Frame 1 (no input): blank canvas, image omitted
Frame 60 (the mouse pressed at the canvas centre just before this capture): blank canvas, image omitted
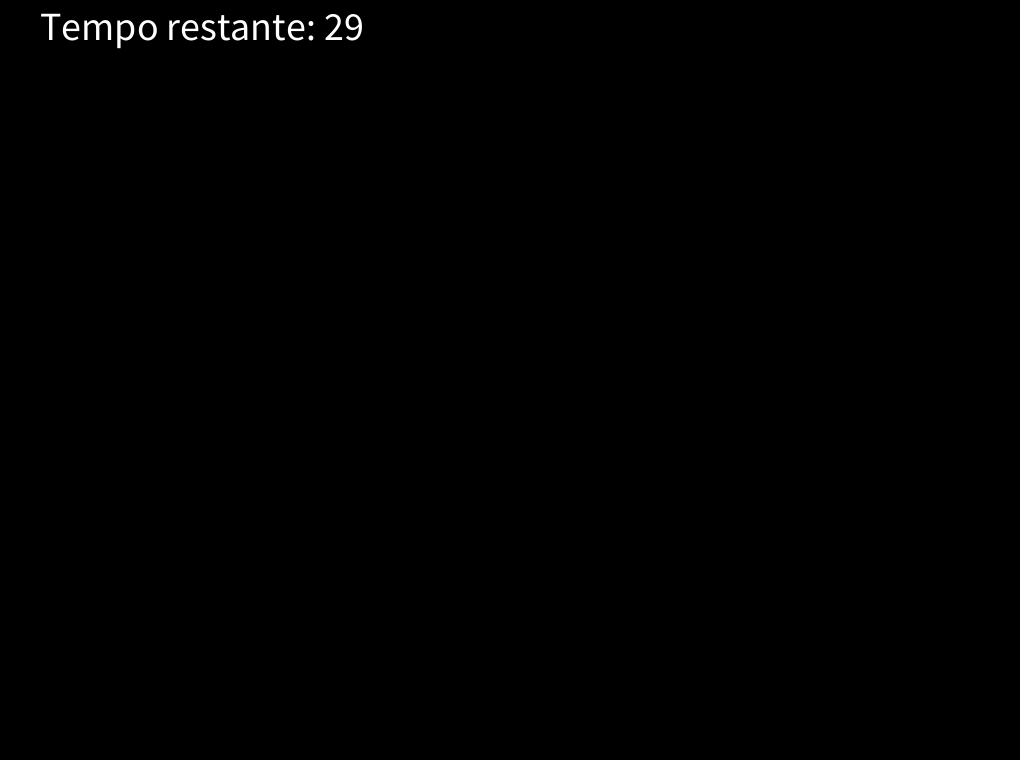
Frame 120 (the mouse held since frame 60 and released just before this capture)

The Processing sketch whose frames 1 and 60 were blank and that drew this single picture after the mouse press (run headless with seeded random() and noise(); from frame 60 on, the mouse is pressed at the canvas centre):

// Processing sketch: Main
// ── Main.pde
String screen = "menu"; // starts on "menu", go to "game", ends on "gameover"

// countdown timer
int secondsDown;
int timer;
int interval = 30000; //  it's in milliseconds

int startTime;

Monster monster = new Monster(200,200);

void setup()
{
  size(1020, 760);
  textSize(40);
}

void draw()
{
  update(); // i'll use spefic funcions for each screen. e.g. updateGame()
  render(); // handles the update() while screen == game
}

void update()
{
  if(screen == "game")
  {
    updateGame();
  }
}

void render()
{
  if(screen == "menu")
  {
    renderMenu();
  }
  if(screen == "game")
  {
    renderGame();
  }
  
}

void renderMenu()
{
  background(175,100,0);
}

void startGame() // called at the start of the game
{
  screen = "game";
  startTime = millis();
  timer= millis();
}

void updateGame()
{
  
  //int elapsedTime = millis() - startTime;
  
  
  if (millis() - timer > interval) 
  {
   startTime = millis();
   //text(secondsDown, 150, 195);
  }
  int elapsedSeconds = (millis() - startTime) / 1000;
  secondsDown = interval/1000 - elapsedSeconds;
}

void renderGame()
{
  background(0);
  text("Tempo restante: " + secondsDown, 40, 40);  
}

void keyPressed()
{
  if(screen == "menu") // sets screen to 'game'
  {
    startGame();
  }
}

void mousePressed() 
{
  if(screen == "menu") // sets screen to 'game'
  {
    startGame();
  }
}

// ── Monster.pde
class Monster // the body and the head doesn't move
{
  private int x; 
  private int y;
  
  private int w = 100;
  private int h = 100;
  
  Monster(int x, int y)
  {
    this.x = x;
    this.y = y;
  }
  
  void update()
  {
  }
  
  void render()
  {
    rect(x,y,w,h);
  }
}
